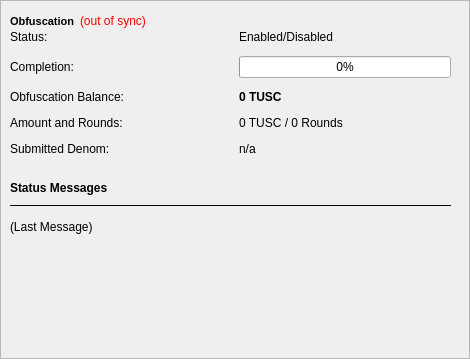
        <widget class="QFrame" name="frameObfuscation">
         <property name="minimumSize">
          <size>
           <width>0</width>
           <height>350</height>
          </size>
         </property>
         <property name="layoutDirection">
          <enum>Qt::LeftToRight</enum>
         </property>
         <property name="frameShape">
          <enum>QFrame::StyledPanel</enum>
         </property>
         <property name="frameShadow">
          <enum>QFrame::Raised</enum>
         </property>
         <widget class="QWidget" name="formLayoutWidget">
          <property name="geometry">
           <rect>
            <x>10</x>
            <y>30</y>
            <width>441</width>
            <height>135</height>
           </rect>
          </property>
          <layout class="QFormLayout" name="obfuscationStatusLayout">
           <property name="fieldGrowthPolicy">
            <enum>QFormLayout::AllNonFixedFieldsGrow</enum>
           </property>
           <property name="horizontalSpacing">
            <number>115</number>
           </property>
           <property name="verticalSpacing">
            <number>12</number>
           </property>
           <item row="0" column="0">
            <widget class="QLabel" name="label_6">
             <property name="font">
              <font>
               <weight>50</weight>
               <bold>false</bold>
              </font>
             </property>
             <property name="text">
              <string>Status:</string>
             </property>
            </widget>
           </item>
           <item row="0" column="1">
            <widget class="QLabel" name="obfuscationEnabled">
             <property name="font">
              <font>
               <weight>50</weight>
               <bold>false</bold>
              </font>
             </property>
             <property name="text">
              <string>Enabled/Disabled</string>
             </property>
            </widget>
           </item>
           <item row="1" column="0">
            <widget class="QLabel" name="label_7">
             <property name="font">
              <font>
               <weight>50</weight>
               <bold>false</bold>
              </font>
             </property>
             <property name="text">
              <string>Completion:</string>
             </property>
             <property name="alignment">
              <set>Qt::AlignLeading|Qt::AlignLeft|Qt::AlignVCenter</set>
             </property>
            </widget>
           </item>
           <item row="1" column="1">
            <widget class="QProgressBar" name="obfuscationProgress">
             <property name="enabled">
              <bool>true</bool>
             </property>
             <property name="minimumSize">
              <size>
               <width>154</width>
               <height>0</height>
              </size>
             </property>
             <property name="maximumSize">
              <size>
               <width>220</width>
               <height>16777215</height>
              </size>
             </property>
             <property name="font">
              <font>
               <weight>50</weight>
               <bold>false</bold>
              </font>
             </property>
             <property name="value">
              <number>0</number>
             </property>
             <property name="alignment">
              <set>Qt::AlignCenter</set>
             </property>
             <property name="invertedAppearance">
              <bool>false</bool>
             </property>
            </widget>
           </item>
           <item row="2" column="0">
            <widget class="QLabel" name="labelAnonymizedText">
             <property name="font">
              <font>
               <weight>50</weight>
               <bold>false</bold>
              </font>
             </property>
             <property name="text">
              <string>Obfuscation Balance:</string>
             </property>
            </widget>
           </item>
           <item row="2" column="1">
            <widget class="QLabel" name="labelAnonymized">
             <property name="font">
              <font>
               <weight>75</weight>
               <bold>true</bold>
              </font>
             </property>
             <property name="text">
              <string notr="true">0 TUSC</string>
             </property>
            </widget>
           </item>
           <item row="3" column="0">
            <widget class="QLabel" name="label_8">
             <property name="font">
              <font>
               <weight>50</weight>
               <bold>false</bold>
              </font>
             </property>
             <property name="text">
              <string>Amount and Rounds:</string>
             </property>
            </widget>
           </item>
           <item row="3" column="1">
            <widget class="QLabel" name="labelAmountRounds">
             <property name="font">
              <font>
               <weight>50</weight>
               <bold>false</bold>
              </font>
             </property>
             <property name="text">
              <string>0 TUSC / 0 Rounds</string>
             </property>
            </widget>
           </item>
           <item row="4" column="0">
            <widget class="QLabel" name="label_9">
             <property name="font">
              <font>
               <weight>50</weight>
               <bold>false</bold>
              </font>
             </property>
             <property name="text">
              <string>Submitted Denom:</string>
             </property>
            </widget>
           </item>
           <item row="4" column="1">
            <widget class="QLabel" name="labelSubmittedDenom">
             <property name="font">
              <font>
               <weight>50</weight>
               <bold>false</bold>
              </font>
             </property>
             <property name="toolTip">
              <string>The denominations you submitted to the Masternode.&lt;br&gt;To mix, other users must submit the exact same denominations.</string>
             </property>
             <property name="text">
              <string>n/a</string>
             </property>
            </widget>
           </item>
          </layout>
         </widget>
         <widget class="QtMaterialFlatButton" name="runAutoDenom" native="true">
          <property name="geometry">
           <rect>
            <x>251</x>
            <y>17</y>
            <width>1</width>
            <height>1</height>
           </rect>
          </property>
          <property name="palette">
           <palette>
            <active>
             <colorrole role="WindowText">
              <brush brushstyle="SolidPattern">
               <color alpha="255">
                <red>0</red>
                <green>0</green>
                <blue>0</blue>
               </color>
              </brush>
             </colorrole>
             <colorrole role="Button">
              <brush brushstyle="SolidPattern">
               <color alpha="255">
                <red>239</red>
                <green>238</green>
                <blue>238</blue>
               </color>
              </brush>
             </colorrole>
             <colorrole role="Light">
              <brush brushstyle="SolidPattern">
               <color alpha="255">
                <red>255</red>
                <green>255</green>
                <blue>255</blue>
               </color>
              </brush>
             </colorrole>
             <colorrole role="Midlight">
              <brush brushstyle="SolidPattern">
               <color alpha="255">
                <red>247</red>
                <green>246</green>
                <blue>246</blue>
               </color>
              </brush>
             </colorrole>
             <colorrole role="Dark">
              <brush brushstyle="SolidPattern">
               <color alpha="255">
                <red>119</red>
                <green>119</green>
                <blue>119</blue>
               </color>
              </brush>
             </colorrole>
             <colorrole role="Mid">
              <brush brushstyle="SolidPattern">
               <color alpha="255">
                <red>159</red>
                <green>159</green>
                <blue>159</blue>
               </color>
              </brush>
             </colorrole>
             <colorrole role="Text">
              <brush brushstyle="SolidPattern">
               <color alpha="255">
                <red>0</red>
                <green>0</green>
                <blue>0</blue>
               </color>
              </brush>
             </colorrole>
             <colorrole role="BrightText">
              <brush brushstyle="SolidPattern">
               <color alpha="255">
                <red>255</red>
                <green>255</green>
                <blue>255</blue>
               </color>
              </brush>
             </colorrole>
             <colorrole role="ButtonText">
              <brush brushstyle="SolidPattern">
               <color alpha="255">
                <red>0</red>
                <green>0</green>
                <blue>0</blue>
               </color>
              </brush>
             </colorrole>
             <colorrole role="Base">
              <brush brushstyle="SolidPattern">
               <color alpha="255">
                <red>255</red>
                <green>255</green>
                <blue>255</blue>
               </color>
              </brush>
             </colorrole>
             <colorrole role="Window">
              <brush brushstyle="SolidPattern">
               <color alpha="255">
                <red>239</red>
                <green>238</green>
                <blue>238</blue>
               </color>
              </brush>
             </colorrole>
             <colorrole role="Shadow">
              <brush brushstyle="SolidPattern">
               <color alpha="255">
                <red>0</red>
                <green>0</green>
                <blue>0</blue>
               </color>
              </brush>
             </colorrole>
             <colorrole role="AlternateBase">
              <brush brushstyle="SolidPattern">
               <color alpha="255">
                <red>247</red>
                <green>246</green>
                <blue>246</blue>
               </color>
              </brush>
             </colorrole>
             <colorrole role="ToolTipBase">
              <brush brushstyle="SolidPattern">
               <color alpha="255">
                <red>255</red>
                <green>255</green>
                <blue>220</blue>
               </color>
              </brush>
             </colorrole>
             <colorrole role="ToolTipText">
              <brush brushstyle="SolidPattern">
               <color alpha="255">
                <red>0</red>
                <green>0</green>
                <blue>0</blue>
               </color>
              </brush>
             </colorrole>
            </active>
            <inactive>
             <colorrole role="WindowText">
              <brush brushstyle="SolidPattern">
               <color alpha="255">
                <red>0</red>
                <green>0</green>
                <blue>0</blue>
               </color>
              </brush>
             </colorrole>
             <colorrole role="Button">
              <brush brushstyle="SolidPattern">
               <color alpha="255">
                <red>239</red>
                <green>238</green>
                <blue>238</blue>
               </color>
              </brush>
             </colorrole>
             <colorrole role="Light">
              <brush brushstyle="SolidPattern">
               <color alpha="255">
                <red>255</red>
                <green>255</green>
                <blue>255</blue>
               </color>
              </brush>
             </colorrole>
             <colorrole role="Midlight">
              <brush brushstyle="SolidPattern">
               <color alpha="255">
                <red>247</red>
                <green>246</green>
                <blue>246</blue>
               </color>
              </brush>
             </colorrole>
             <colorrole role="Dark">
              <brush brushstyle="SolidPattern">
               <color alpha="255">
                <red>119</red>
                <green>119</green>
                <blue>119</blue>
               </color>
              </brush>
             </colorrole>
             <colorrole role="Mid">
              <brush brushstyle="SolidPattern">
               <color alpha="255">
                <red>159</red>
                <green>159</green>
                <blue>159</blue>
               </color>
              </brush>
             </colorrole>
             <colorrole role="Text">
              <brush brushstyle="SolidPattern">
               <color alpha="255">
                <red>0</red>
                <green>0</green>
                <blue>0</blue>
               </color>
              </brush>
             </colorrole>
             <colorrole role="BrightText">
              <brush brushstyle="SolidPattern">
               <color alpha="255">
                <red>255</red>
                <green>255</green>
                <blue>255</blue>
               </color>
              </brush>
             </colorrole>
             <colorrole role="ButtonText">
              <brush brushstyle="SolidPattern">
               <color alpha="255">
                <red>0</red>
                <green>0</green>
                <blue>0</blue>
               </color>
              </brush>
             </colorrole>
             <colorrole role="Base">
              <brush brushstyle="SolidPattern">
               <color alpha="255">
                <red>255</red>
                <green>255</green>
                <blue>255</blue>
               </color>
              </brush>
             </colorrole>
             <colorrole role="Window">
              <brush brushstyle="SolidPattern">
               <color alpha="255">
                <red>239</red>
                <green>238</green>
                <blue>238</blue>
               </color>
              </brush>
             </colorrole>
             <colorrole role="Shadow">
              <brush brushstyle="SolidPattern">
               <color alpha="255">
                <red>0</red>
                <green>0</green>
                <blue>0</blue>
               </color>
              </brush>
             </colorrole>
             <colorrole role="AlternateBase">
              <brush brushstyle="SolidPattern">
               <color alpha="255">
                <red>247</red>
                <green>246</green>
                <blue>246</blue>
               </color>
              </brush>
             </colorrole>
             <colorrole role="ToolTipBase">
              <brush brushstyle="SolidPattern">
               <color alpha="255">
                <red>255</red>
                <green>255</green>
                <blue>220</blue>
               </color>
              </brush>
             </colorrole>
             <colorrole role="ToolTipText">
              <brush brushstyle="SolidPattern">
               <color alpha="255">
                <red>0</red>
                <green>0</green>
                <blue>0</blue>
               </color>
              </brush>
             </colorrole>
            </inactive>
            <disabled>
             <colorrole role="WindowText">
              <brush brushstyle="SolidPattern">
               <color alpha="255">
                <red>119</red>
                <green>119</green>
                <blue>119</blue>
               </color>
              </brush>
             </colorrole>
             <colorrole role="Button">
              <brush brushstyle="SolidPattern">
               <color alpha="255">
                <red>239</red>
                <green>238</green>
                <blue>238</blue>
               </color>
              </brush>
             </colorrole>
             <colorrole role="Light">
              <brush brushstyle="SolidPattern">
               <color alpha="255">
                <red>255</red>
                <green>255</green>
                <blue>255</blue>
               </color>
              </brush>
             </colorrole>
             <colorrole role="Midlight">
              <brush brushstyle="SolidPattern">
               <color alpha="255">
                <red>247</red>
                <green>246</green>
                <blue>246</blue>
               </color>
              </brush>
             </colorrole>
             <colorrole role="Dark">
              <brush brushstyle="SolidPattern">
               <color alpha="255">
                <red>119</red>
                <green>119</green>
                <blue>119</blue>
               </color>
              </brush>
             </colorrole>
             <colorrole role="Mid">
              <brush brushstyle="SolidPattern">
               <color alpha="255">
                <red>159</red>
                <green>159</green>
                <blue>159</blue>
               </color>
              </brush>
             </colorrole>
             <colorrole role="Text">
              <brush brushstyle="SolidPattern">
               <color alpha="255">
                <red>119</red>
                <green>119</green>
                <blue>119</blue>
               </color>
              </brush>
             </colorrole>
             <colorrole role="BrightText">
              <brush brushstyle="SolidPattern">
               <color alpha="255">
                <red>255</red>
                <green>255</green>
                <blue>255</blue>
               </color>
              </brush>
             </colorrole>
             <colorrole role="ButtonText">
              <brush brushstyle="SolidPattern">
               <color alpha="255">
                <red>119</red>
                <green>119</green>
                <blue>119</blue>
               </color>
              </brush>
             </colorrole>
             <colorrole role="Base">
              <brush brushstyle="SolidPattern">
               <color alpha="255">
                <red>239</red>
                <green>238</green>
                <blue>238</blue>
               </color>
              </brush>
             </colorrole>
             <colorrole role="Window">
              <brush brushstyle="SolidPattern">
               <color alpha="255">
                <red>239</red>
                <green>238</green>
                <blue>238</blue>
               </color>
              </brush>
             </colorrole>
             <colorrole role="Shadow">
              <brush brushstyle="SolidPattern">
               <color alpha="255">
                <red>0</red>
                <green>0</green>
                <blue>0</blue>
               </color>
              </brush>
             </colorrole>
             <colorrole role="AlternateBase">
              <brush brushstyle="SolidPattern">
               <color alpha="255">
                <red>239</red>
                <green>238</green>
                <blue>238</blue>
               </color>
              </brush>
             </colorrole>
             <colorrole role="ToolTipBase">
              <brush brushstyle="SolidPattern">
               <color alpha="255">
                <red>255</red>
                <green>255</green>
                <blue>220</blue>
               </color>
              </brush>
             </colorrole>
             <colorrole role="ToolTipText">
              <brush brushstyle="SolidPattern">
               <color alpha="255">
                <red>0</red>
                <green>0</green>
                <blue>0</blue>
               </color>
              </brush>
             </colorrole>
            </disabled>
           </palette>
          </property>
          <property name="focusPolicy">
           <enum>Qt::NoFocus</enum>
          </property>
          <property name="autoFillBackground">
           <bool>true</bool>
          </property>
          <property name="text" stdset="0">
           <string/>
          </property>
          <property name="flat" stdset="0">
           <bool>true</bool>
          </property>
         </widget>
         <widget class="QtMaterialFlatButton" name="toggleObfuscation" native="true">
          <property name="geometry">
           <rect>
            <x>10</x>
            <y>270</y>
            <width>215</width>
            <height>35</height>
           </rect>
          </property>
          <property name="sizePolicy">
           <sizepolicy hsizetype="MinimumExpanding" vsizetype="Fixed">
            <horstretch>0</horstretch>
            <verstretch>0</verstretch>
           </sizepolicy>
          </property>
          <property name="text" stdset="0">
           <string>Start / Stop Obfuscation</string>
          </property>
         </widget>
         <widget class="Line" name="lineLastMessage">
          <property name="enabled">
           <bool>true</bool>
          </property>
          <property name="geometry">
           <rect>
            <x>10</x>
            <y>205</y>
            <width>441</width>
            <height>1</height>
           </rect>
          </property>
          <property name="frameShadow">
           <enum>QFrame::Plain</enum>
          </property>
          <property name="orientation">
           <enum>Qt::Horizontal</enum>
          </property>
         </widget>
         <widget class="QLabel" name="obfuscationStatus">
          <property name="geometry">
           <rect>
            <x>10</x>
            <y>220</y>
            <width>441</width>
            <height>43</height>
           </rect>
          </property>
          <property name="minimumSize">
           <size>
            <width>288</width>
            <height>43</height>
           </size>
          </property>
          <property name="text">
           <string>(Last Message)</string>
          </property>
          <property name="alignment">
           <set>Qt::AlignLeading|Qt::AlignLeft|Qt::AlignTop</set>
          </property>
          <property name="wordWrap">
           <bool>true</bool>
          </property>
         </widget>
         <widget class="QtMaterialFlatButton" name="obfuscationAuto" native="true">
          <property name="geometry">
           <rect>
            <x>10</x>
            <y>315</y>
            <width>215</width>
            <height>35</height>
           </rect>
          </property>
          <property name="sizePolicy">
           <sizepolicy hsizetype="MinimumExpanding" vsizetype="Fixed">
            <horstretch>0</horstretch>
            <verstretch>0</verstretch>
           </sizepolicy>
          </property>
          <property name="toolTip">
           <string>Try to manually submit a Obfuscation request.</string>
          </property>
          <property name="text" stdset="0">
           <string>Try Mix</string>
          </property>
         </widget>
         <widget class="QtMaterialFlatButton" name="obfuscationReset" native="true">
          <property name="geometry">
           <rect>
            <x>230</x>
            <y>315</y>
            <width>215</width>
            <height>35</height>
           </rect>
          </property>
          <property name="sizePolicy">
           <sizepolicy hsizetype="MinimumExpanding" vsizetype="Fixed">
            <horstretch>0</horstretch>
            <verstretch>0</verstretch>
           </sizepolicy>
          </property>
          <property name="toolTip">
           <string>Reset the current status of Obfuscation (can interrupt Obfuscation if it's in the process of Mixing, which can cost you money!)</string>
          </property>
          <property name="autoFillBackground">
           <bool>false</bool>
          </property>
          <property name="text" stdset="0">
           <string>Reset</string>
          </property>
         </widget>
         <widget class="QLabel" name="ObfuscationStatusTitle">
          <property name="geometry">
           <rect>
            <x>10</x>
            <y>180</y>
            <width>441</width>
            <height>16</height>
           </rect>
          </property>
          <property name="font">
           <font>
            <weight>75</weight>
            <bold>true</bold>
           </font>
          </property>
          <property name="text">
           <string>Status Messages</string>
          </property>
         </widget>
         <widget class="QtMaterialFlatButton" name="toggleStaking" native="true">
          <property name="geometry">
           <rect>
            <x>230</x>
            <y>270</y>
            <width>215</width>
            <height>35</height>
           </rect>
          </property>
          <property name="sizePolicy">
           <sizepolicy hsizetype="MinimumExpanding" vsizetype="Fixed">
            <horstretch>0</horstretch>
            <verstretch>0</verstretch>
           </sizepolicy>
          </property>
          <property name="text" stdset="0">
           <string>Enable Staking</string>
          </property>
         </widget>
         <widget class="QWidget" name="layoutWidget">
          <property name="geometry">
           <rect>
            <x>10</x>
            <y>10</y>
            <width>451</width>
            <height>22</height>
           </rect>
          </property>
          <layout class="QHBoxLayout" name="horizontalLayout_5">
           <property name="spacing">
            <number>5</number>
           </property>
           <item>
            <widget class="QLabel" name="ObfuscationTitle">
             <property name="font">
              <font>
               <pointsize>8</pointsize>
               <weight>75</weight>
               <bold>true</bold>
              </font>
             </property>
             <property name="text">
              <string>Obfuscation</string>
             </property>
            </widget>
           </item>
           <item>
            <widget class="QLabel" name="labelObfuscationSyncStatus">
             <property name="font">
              <font>
               <weight>50</weight>
               <bold>false</bold>
               <underline>false</underline>
               <strikeout>false</strikeout>
              </font>
             </property>
             <property name="toolTip">
              <string>The displayed information may be out of date. Your wallet automatically synchronizes with the TUSC network after a connection is established, but this process has not completed yet.</string>
             </property>
             <property name="styleSheet">
              <string notr="true">QLabel { color: red; }</string>
             </property>
             <property name="text">
              <string notr="true">(out of sync)</string>
             </property>
             <property name="alignment">
              <set>Qt::AlignLeading|Qt::AlignLeft|Qt::AlignVCenter</set>
             </property>
            </widget>
           </item>
           <item>
            <spacer name="horizontalSpacer_4">
             <property name="orientation">
              <enum>Qt::Horizontal</enum>
             </property>
             <property name="sizeType">
              <enum>QSizePolicy::Expanding</enum>
             </property>
             <property name="sizeHint" stdset="0">
              <size>
               <width>30</width>
               <height>20</height>
              </size>
             </property>
            </spacer>
           </item>
          </layout>
         </widget>
        </widget>
